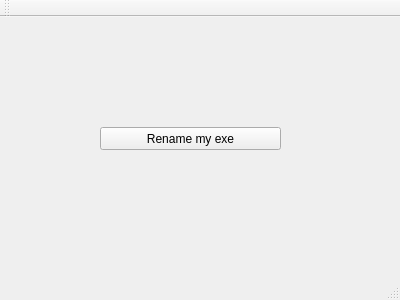
<?xml version="1.0" encoding="UTF-8"?>
<ui version="4.0">
 <class>MainWindow</class>
 <widget class="QMainWindow" name="MainWindow">
  <property name="geometry">
   <rect>
    <x>0</x>
    <y>0</y>
    <width>400</width>
    <height>300</height>
   </rect>
  </property>
  <property name="windowTitle">
   <string>MainWindow</string>
  </property>
  <widget class="QWidget" name="centralWidget">
   <widget class="QPushButton" name="pushButton">
    <property name="geometry">
     <rect>
      <x>100</x>
      <y>110</y>
      <width>181</width>
      <height>23</height>
     </rect>
    </property>
    <property name="text">
     <string>Rename my exe</string>
    </property>
   </widget>
  </widget>
  <widget class="QMenuBar" name="menuBar">
   <property name="geometry">
    <rect>
     <x>0</x>
     <y>0</y>
     <width>400</width>
     <height>21</height>
    </rect>
   </property>
  </widget>
  <widget class="QToolBar" name="mainToolBar">
   <attribute name="toolBarArea">
    <enum>TopToolBarArea</enum>
   </attribute>
   <attribute name="toolBarBreak">
    <bool>false</bool>
   </attribute>
  </widget>
  <widget class="QStatusBar" name="statusBar"/>
 </widget>
 <layoutdefault spacing="6" margin="11"/>
 <resources/>
 <connections>
  <connection>
   <sender>pushButton</sender>
   <signal>clicked()</signal>
   <receiver>MainWindow</receiver>
   <slot>renameMyExe()</slot>
   <hints>
    <hint type="sourcelabel">
     <x>142</x>
     <y>149</y>
    </hint>
    <hint type="destinationlabel">
     <x>142</x>
     <y>203</y>
    </hint>
   </hints>
  </connection>
 </connections>
 <slots>
  <slot>renameMyExe()</slot>
 </slots>
</ui>
